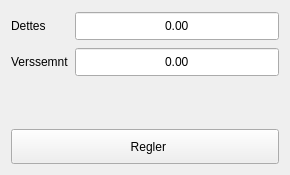
<?xml version="1.0" encoding="UTF-8"?>
<ui version="4.0">
 <class>Reglement</class>
 <widget class="QWidget" name="Reglement">
  <property name="geometry">
   <rect>
    <x>0</x>
    <y>0</y>
    <width>290</width>
    <height>175</height>
   </rect>
  </property>
  <property name="maximumSize">
   <size>
    <width>290</width>
    <height>175</height>
   </size>
  </property>
  <property name="windowTitle">
   <string>Reglement</string>
  </property>
  <layout class="QVBoxLayout" name="verticalLayout">
   <item>
    <layout class="QFormLayout" name="formLayout">
     <item row="0" column="0">
      <widget class="QLabel" name="dettesLabel">
       <property name="minimumSize">
        <size>
         <width>0</width>
         <height>30</height>
        </size>
       </property>
       <property name="text">
        <string>Dettes</string>
       </property>
      </widget>
     </item>
     <item row="0" column="1">
      <widget class="QDoubleSpinBox" name="dettesDoubleSpinBox">
       <property name="minimumSize">
        <size>
         <width>0</width>
         <height>30</height>
        </size>
       </property>
       <property name="alignment">
        <set>Qt::AlignCenter</set>
       </property>
       <property name="buttonSymbols">
        <enum>QAbstractSpinBox::NoButtons</enum>
       </property>
       <property name="maximum">
        <double>1000000000000000000.000000000000000</double>
       </property>
      </widget>
     </item>
     <item row="1" column="0">
      <widget class="QLabel" name="verssemntLabel">
       <property name="minimumSize">
        <size>
         <width>0</width>
         <height>30</height>
        </size>
       </property>
       <property name="text">
        <string>Verssemnt</string>
       </property>
      </widget>
     </item>
     <item row="1" column="1">
      <widget class="QDoubleSpinBox" name="verssemntDoubleSpinBox">
       <property name="minimumSize">
        <size>
         <width>0</width>
         <height>30</height>
        </size>
       </property>
       <property name="alignment">
        <set>Qt::AlignCenter</set>
       </property>
       <property name="buttonSymbols">
        <enum>QAbstractSpinBox::NoButtons</enum>
       </property>
       <property name="maximum">
        <double>1000000000000000000.000000000000000</double>
       </property>
      </widget>
     </item>
    </layout>
   </item>
   <item>
    <widget class="QPushButton" name="pushButton">
     <property name="minimumSize">
      <size>
       <width>0</width>
       <height>35</height>
      </size>
     </property>
     <property name="text">
      <string>  Regler</string>
     </property>
     <property name="icon">
      <iconset resource="img.qrc">
       <normaloff>:/icons/src/main/resources/base/img/icons8_coins_50px.png</normaloff>:/icons/src/main/resources/base/img/icons8_coins_50px.png</iconset>
     </property>
     <property name="iconSize">
      <size>
       <width>25</width>
       <height>25</height>
      </size>
     </property>
    </widget>
   </item>
  </layout>
 </widget>
 <resources>
  <include location="img.qrc"/>
 </resources>
 <connections/>
</ui>
